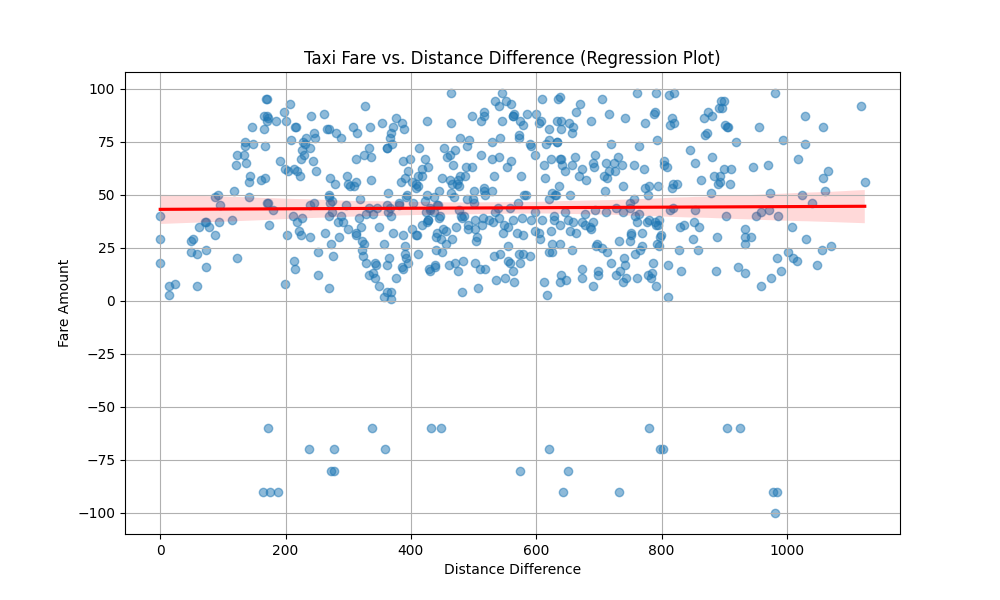

The Python source for this figure:
import pandas as pd
import seaborn as sns
import matplotlib.pyplot as plt
import numpy as np

data_path = "./data/taxi_fare_data.csv"
df = pd.read_csv(data_path)

# 결측치 제거
df = df.dropna()

# 이상치 제거: 음수 승객 수 제거
df = df[df["passenger_count"] > 0]

# 시각화 - 승객 수 vs. 운임 요금 (regplot)
plt.figure(figsize=(15,10))
sns.regplot(x=df["passenger_count"], y=df["fare_amount"], scatter_kws={"alpha": 0.5}, line_kws={"color": "red"})

# 그래프 설정
plt.xlabel("Passenger Count")
plt.ylabel("Fare Amount")
plt.title("Taxi Fare vs. Passenger Count (Regression Plot)")
plt.grid(True)

# 그래프 출력
plt.show()
plt.savefig("q7.png") # 탑승 인원대비 운임요금, regplot




# 거리차이 계산
df["거리차이"] = np.sqrt((df["dropoff_latitude"] - df["pickup_latitude"])**2 + (df["dropoff_longitude"] - df["pickup_longitude"])**2)

# 거리차이 vs. 운임 요금 (regplot)
plt.figure(figsize=(10, 6))
sns.regplot(x=df["거리차이"], y=df["fare_amount"], scatter_kws={"alpha": 0.5}, line_kws={"color": "red"})

# 그래프 설정
plt.xlabel("Distance Difference")
plt.ylabel("Fare Amount")
plt.title("Taxi Fare vs. Distance Difference (Regression Plot)")
plt.grid(True)

# 그래프 출력
plt.show()
plt.savefig("q7_regplot.png") # 탑승 거리 대비 운임요금, regplot